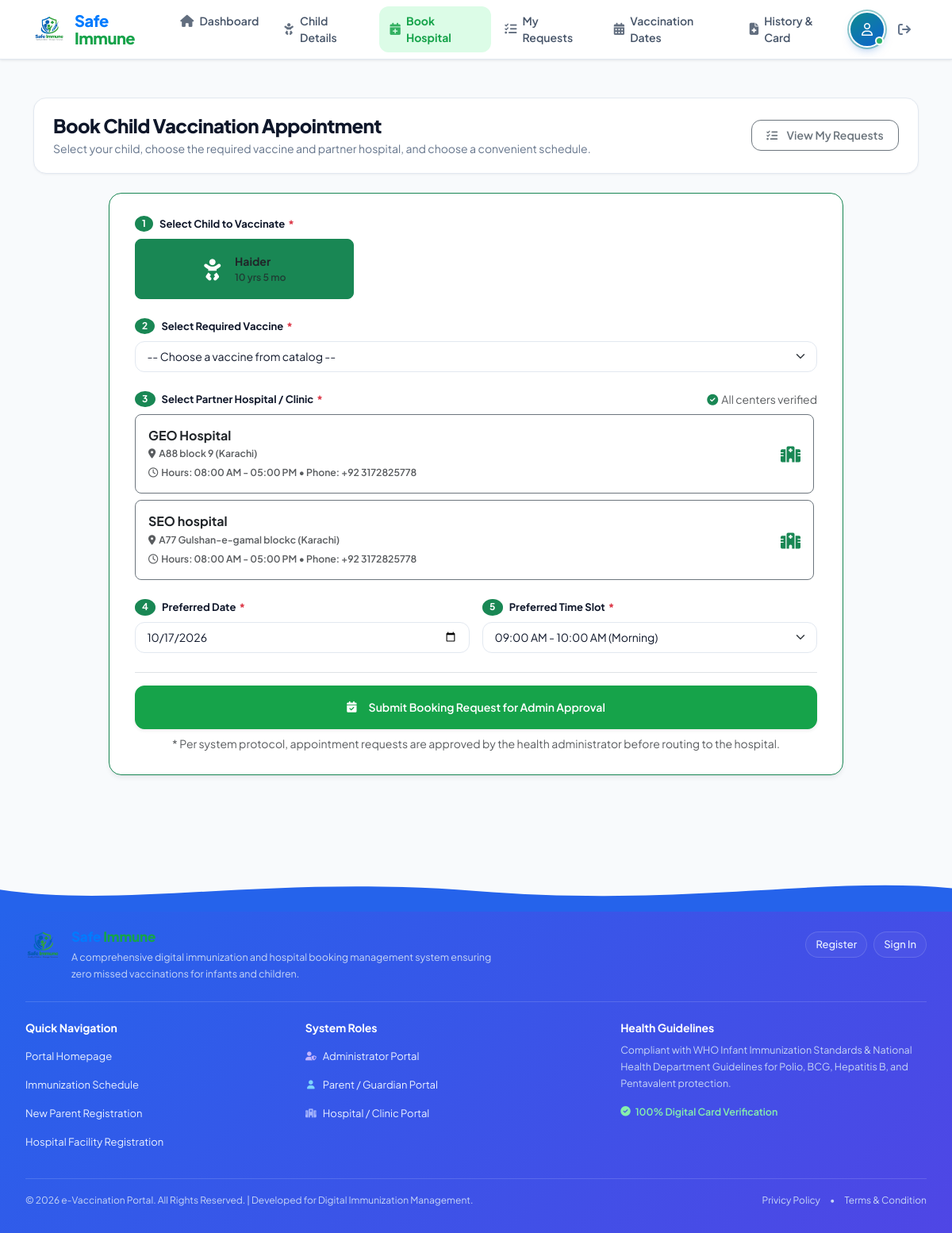
Page /parent/book.php (signed in) on the committed database.
### tables this page shows
CREATE TABLE `children` (
  `id` INT NOT NULL AUTO_INCREMENT,
  `parent_id` INT NOT NULL,
  `name` VARCHAR(100) NOT NULL,
  `dob` DATE NOT NULL,
  `gender` VARCHAR(10) NOT NULL,
  `blood_group` VARCHAR(10) DEFAULT NULL,
  `birth_hospital` VARCHAR(150) DEFAULT NULL,
  `allergies` TEXT,
  `notes` TEXT,
  `created_at` DATETIME DEFAULT CURRENT_TIMESTAMP,
  PRIMARY KEY (`id`),
  KEY `idx_children_parent_id` (`parent_id`),
  CONSTRAINT `fk_children_parent` FOREIGN KEY (`parent_id`) REFERENCES `users` (`id`) ON DELETE CASCADE
);

CREATE TABLE `hospitals` (
  `id` INT NOT NULL AUTO_INCREMENT,
  `user_id` INT DEFAULT NULL,
  `name` VARCHAR(150) NOT NULL,
  `reg_number` VARCHAR(50) DEFAULT NULL,
  `city` VARCHAR(80) NOT NULL,
  `location` VARCHAR(255) NOT NULL,
  `phone` VARCHAR(40) NOT NULL,
  `email` VARCHAR(120) DEFAULT NULL,
  `status` VARCHAR(20) DEFAULT 'active',
  `operating_hours` VARCHAR(100) DEFAULT '08:00 AM - 05:00 PM',
  `created_at` DATETIME DEFAULT CURRENT_TIMESTAMP,
  PRIMARY KEY (`id`),
  KEY `idx_hospitals_user_id` (`user_id`),
  CONSTRAINT `fk_hospitals_user` FOREIGN KEY (`user_id`) REFERENCES `users` (`id`) ON DELETE SET NULL
);

### includes/db.php (called while the page is built, shortened)
<?php
function get_db(): PDO {
    static $pdo = null;
    if ($pdo !== null) {
        return $pdo;
    }
    try {
        if (DB_DRIVER === 'sqlite') {
            $dbDir = dirname(SQLITE_PATH);
            if (!is_dir($dbDir)) {
                mkdir($dbDir, 0777, true);
            }
            $isNew = !file_exists(SQLITE_PATH) || filesize(SQLITE_PATH) === 0;
            $pdo = new PDO('sqlite:' . SQLITE_PATH);
            $pdo->setAttribute(PDO::ATTR_ERRMODE, PDO::ERRMODE_EXCEPTION);
            $pdo->setAttribute(PDO::ATTR_DEFAULT_FETCH_MODE, PDO::FETCH_ASSOC);
            $pdo->exec("PRAGMA foreign_keys = ON;");
            if ($isNew || !table_exists($pdo, 'users')) {
                initialize_database($pdo);
            }
        } else {
            $dsn = "mysql:host=" . DB_HOST . ";port=" . DB_PORT . ";dbname=" . DB_NAME . ";charset=utf8mb4";
            $pdo = new PDO($dsn, DB_USER, DB_PASS, [
                PDO::ATTR_ERRMODE => PDO::ERRMODE_EXCEPTION,
                PDO::ATTR_DEFAULT_FETCH_MODE => PDO::FETCH_ASSOC,
                PDO::ATTR_EMULATE_PREPARES => false
            ]);
        }
        return $pdo;
    } catch (PDOException $e) {
        die("Database Connection Error: " . htmlspecialchars($e->getMessage()));
    }
}
function db_query(string $sql, array $params = []): PDOStatement {
    $pdo = get_db();
    $stmt = $pdo->prepare($sql);
    $stmt->execute($params);
    return $stmt;
}
function db_fetch_all(string $sql, array $params = []): array {
    return db_query($sql, $params)->fetchAll();
}

### includes/functions.php (called while the page is built, shortened)
<?php
require_once __DIR__ . '/db.php';
function calculate_age(string $dob): string {
    try {
        $birthDate = new DateTime($dob);
        $today = new DateTime('today');
        $diff = $birthDate->diff($today);
        if ($diff->y > 0) {
            return $diff->y . ' yr' . ($diff->y > 1 ? 's ' : ' ') . ($diff->m > 0 ? $diff->m . ' mo' : '');
        } elseif ($diff->m > 0) {
            return $diff->m . ' month' . ($diff->m > 1 ? 's' : '') . ($diff->d > 0 ? ' ' . $diff->d . ' d' : '');
        }
    } catch (Exception $e) {
        return 'Unknown';
    }
}

### parent/book.php (the view, shortened to what this page needs)
<?php
require_once __DIR__ . '/../includes/functions.php';
$parentId = (int)current_user()['id'];
$myChildren = db_fetch_all("SELECT id, name, dob FROM children WHERE parent_id = ? ORDER BY name ASC", [$parentId]);
$hospitals = db_fetch_all("SELECT * FROM hospitals WHERE status = 'active' ORDER BY city ASC, name ASC");
require_once __DIR__ . '/../includes/header.php';
?>
<div class="page-header-bar">
    <div>
        <h1 class="page-title">Book Child Vaccination Appointment</h1>
        <p class="page-subtitle">Select your child, choose the required vaccine and partner hospital, and choose a convenient schedule.</p>
    </div>
    <a href="<?= BASE_URL ?>/parent/bookings.php" class="btn btn-outline-secondary">
        <i class="fa-solid fa-list-check me-1"></i> View My Requests
    </a>
</div>
<div class="row justify-content-center">
    <div class="col-lg-10">
        <div class="form-card border-success">
            <form method="POST" action="<?= BASE_URL ?>/parent/book.php" class="needs-validation" novalidate>
                <div class="mb-4">
                    <label class="form-label-custom mb-2">
                        <span class="badge bg-success rounded-circle me-1">1</span> Select Child to Vaccinate <span class="text-danger">*</span>
                    </label>
                    <div class="row g-3">
                        <?php foreach ($myChildren as $mc): ?>
                            <div class="col-md-4 col-sm-6">
                                <label class="w-100 cursor-pointer">
                                    <div class="btn btn-outline-success w-100 p-3 text-start d-flex align-items-center gap-3 rounded-3 h-100">
                                        <div class="fs-3"><i class="fa-solid fa-baby"></i></div>
                                        <div>
                                            <div class="fw-bold text-dark"><?= htmlspecialchars($mc['name']) ?></div>
                                            <small class="text-muted d-block"><?= calculate_age($mc['dob']) ?></small>
                                        </div>
                                    </div>
                                </label>
                            </div>
                        <?php endforeach; ?>
                    </div>
                </div>
                <div class="mb-4">
                    <label class="form-label-custom mb-2">
                        <span class="badge bg-success rounded-circle me-1">2</span> Select Required Vaccine <span class="text-danger">*</span>
                    </label>
                    <?php if (empty($vaccines)): ?>
                        <div class="alert alert-warning d-flex align-items-center gap-2 rounded-3">
                            <i class="fa-solid fa-triangle-exclamation"></i>
                            <div>No vaccines currently available in catalog.</div>
                        </div>
                    <?php else: ?>
                        <select name="vaccine_id" required class="form-select py-2">
                            <option value="">-- Choose a vaccine from catalog --</option>
                        </select>
                    <?php endif; ?>
                </div>
                <div class="mb-4">
                    <div class="d-flex align-items-center justify-content-between mb-2">
                        <label class="form-label-custom mb-0">
                            <span class="badge bg-success rounded-circle me-1">3</span> Select Partner Hospital / Clinic <span class="text-danger">*</span>
                        </label>
                        <span class="small text-muted"><i class="fa-solid fa-circle-check text-success me-1"></i>All centers verified</span>
                    </div>
                    <div class="d-flex flex-column gap-2" style="max-height: 280px; overflow-y: auto; padding-right: 4px;">
                        <?php foreach ($hospitals as $h): ?>
                            <label class="cursor-pointer">
                                <div class="btn btn-outline-secondary w-100 p-3 text-start d-flex align-items-center justify-content-between rounded-3">
                                    <div>
                                        <h6 class="fw-bold text-dark mb-1"><?= htmlspecialchars($h['name']) ?></h6>
                                        <p class="text-muted small mb-1">
                                            <i class="fa-solid fa-location-dot me-1"></i><?= htmlspecialchars($h['location']) ?> (<?= htmlspecialchars($h['city']) ?>)
                                        </p>
                                        <small class="text-muted">
                                            <i class="fa-regular fa-clock me-1"></i>Hours: <?= htmlspecialchars($h['operating_hours']) ?> &bull; Phone: <?= htmlspecialchars($h['phone']) ?>
                                        </small>
                                    </div>
                                    <div class="text-success fs-5"><i class="fa-solid fa-hospital"></i></div>
                                </div>
                            </label>
                        <?php endforeach; ?>
                    </div>
                </div>
                <div class="row g-3 mb-4">
                    <div class="col-md-6">
                        <label class="form-label-custom mb-2">
                            <span class="badge bg-success rounded-circle me-1">4</span> Preferred Date <span class="text-danger">*</span>
                        </label>
                        <input type="date" name="requested_date" required min="<?= date('Y-m-d') ?>" value="<?= date('Y-m-d', strtotime('+2 days')) ?>" class="form-control py-2">
                    </div>
                    <div class="col-md-6">
                        <label class="form-label-custom mb-2">
                            <span class="badge bg-success rounded-circle me-1">5</span> Preferred Time Slot <span class="text-danger">*</span>
                        </label>
                        <select name="time_slot" required class="form-select py-2">
                            <option value="09:00 AM - 10:00 AM">09:00 AM - 10:00 AM (Morning)</option>
                        </select>
                    </div>
                </div>
                <div class="pt-3 border-top text-center">
                    <button type="submit" class="btn btn-success btn-lg w-100 py-3 shadow-sm">
                        <i class="fa-solid fa-calendar-check me-2"></i> Submit Booking Request for Admin Approval
                    </button>
                    <small class="text-muted d-block mt-2">
                        * Per system protocol, appointment requests are approved by the health administrator before routing to the hospital.
                    </small>
                </div>
            </form>
        </div>
    </div>
</div>
<?php require_once __DIR__ . '/../includes/footer.php'; ?>

### assets/css/global.css (style rules this page uses)
:root { --primary-color: #0284c7; --primary-hover: #0369a1; --primary-light: #e0f2fe; --primary-rgb: 2, 132, 199; --brand-color: #16a34a; --brand-hover: #15803d; --brand-light: #dcfce7; --brand-rgb: 22, 163, 74; --medical-cyan: #06b6d4; --medical-purple: #7c3aed; --medical-purple-light: #f3e8ff; --medical-indigo: #4f46e5; --medical-indigo-light: #eef2ff; --bg-app: #f8fafc; --bg-surface: #ffffff; --bg-subtle: #f1f5f9; --border-color: #e2e8f0; --border-light: #f1f5f9; --text-main: #0f172a; --text-muted: #64748b; --text-subtle: #94a3b8; --status-success: #10b981; --status-warning: #f59e0b; --status-danger: #ef4444; --status-info: #0ea5e9; --shadow-subtle: 0 1px 3px rgba(15, 23, 42, 0.05); --shadow-card: 0 4px 6px -1px rgba(15, 23, 42, 0.07), 0 2px 4px -2px rgba(15, 23, 42, 0.05); --shadow-hover: 0 10px 15px -3px rgba(15, 23, 42, 0.08), 0 4px 6px -4px rgba(15, 23, 42, 0.04); --shadow-float: 0 20px 25px -5px rgba(15, 23, 42, 0.08), 0 8px 10px -6px rgba(15, 23, 42, 0.04); --radius-sm: 0.375rem; --radius-md: 0.5rem; --radius-lg: 0.75rem; --radius-xl: 1rem; --radius-2xl: 1.25rem; --radius-pill: 9999px; }
body { font-family: 'Plus Jakarta Sans', system-ui, -apple-system, 'Segoe UI', Roboto, Helvetica, Arial, sans-serif; background-color: var(--bg-app); color: var(--text-main); min-height: 100vh; display: flex; flex-direction: column; -webkit-font-smoothing: antialiased; }
.page-header-bar { background: var(--bg-surface); border: 1px solid var(--border-color); border-radius: var(--radius-xl); padding: 1.25rem 1.5rem; margin-bottom: 1.5rem; box-shadow: var(--shadow-subtle); display: flex; flex-direction: column; gap: 1rem; transition: all 0.3s ease; }
@media (min-width: 768px) { .page-header-bar { flex-direction: row; align-items: center; justify-content: space-between; } }
.page-title { font-size: 1.5rem; font-weight: 800; color: var(--text-main); letter-spacing: -0.025em; margin-bottom: 0.25rem; }
.page-subtitle { font-size: 0.875rem; color: var(--text-muted); margin-bottom: 0; line-height: 1.5; }
.badge, .badge-custom { font-size: 0.75rem; font-weight: 700; padding: 0.35em 0.75em; border-radius: var(--radius-pill); display: inline-flex; align-items: center; gap: 0.35rem; letter-spacing: 0.02em; text-transform: capitalize; }
.btn { font-weight: 600; border-radius: var(--radius-lg); padding: 0.5rem 1.15rem; font-size: 0.875rem; transition: all 0.25s ease; display: inline-flex; align-items: center; justify-content: center; gap: 0.45rem; }
.btn-success { background-color: var(--brand-color); border-color: var(--brand-color); color: #ffffff; }

### assets/css/forms.css (style rules this page uses)
.form-card { background: var(--bg-surface); border: 1px solid var(--border-color); border-radius: var(--radius-xl); box-shadow: var(--shadow-card); padding: 1.75rem 2rem; margin-bottom: 1.5rem; }
.form-label-custom { font-size: 0.8125rem; font-weight: 700; color: var(--text-main); margin-bottom: 0.4rem; display: flex; align-items: center; gap: 0.25rem; }
.form-label-custom .text-danger { font-size: 0.875rem; }
.form-control, .form-select { border: 1px solid var(--border-color); border-radius: var(--radius-lg); padding: 0.6rem 0.9rem; font-size: 0.875rem; color: var(--text-main); background-color: #ffffff; transition: border-color 0.2s ease, box-shadow 0.2s ease; }
.form-control::placeholder { color: var(--text-subtle); font-size: 0.8125rem; }

### rows in the picture
children: name "Haider", dob "10 yrs 5 mo"
hospitals: name "GEO Hospital", location "A88 block 9", city "Karachi", operating_hours "08:00 AM - 05:00 PM", phone "+92 3172825778"
hospitals: name "SEO hospital", location "A77 Gulshan-e-gamal blockc", city "Karachi", operating_hours "08:00 AM - 05:00 PM", phone "+92 3172825778"

### other values in the picture
APP_NAME "e-Vaccination Portal"
